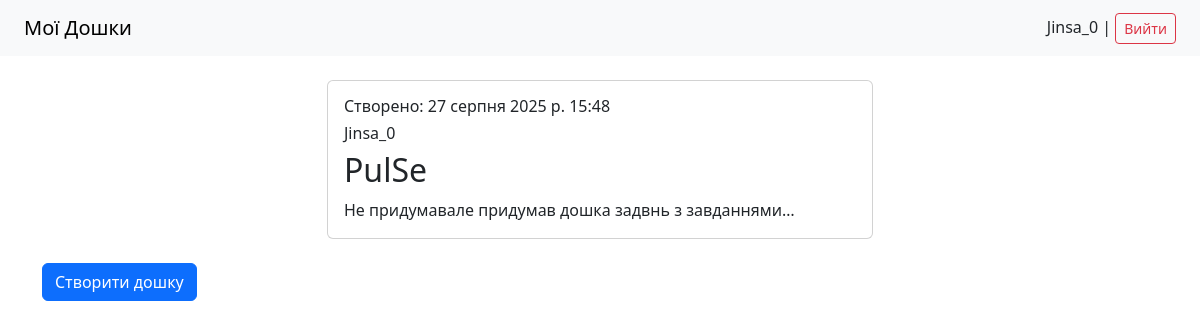
The app's page /dashboards/ (signed in), older data.
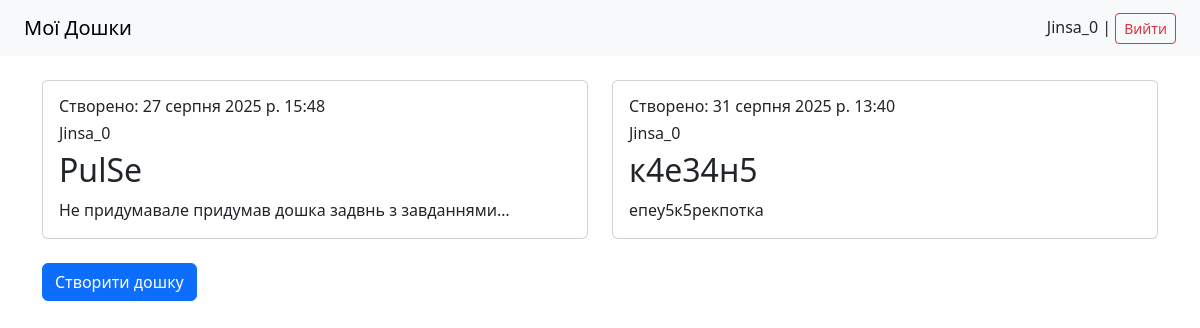
The same page, newer data.
### task_manager/models.py (models this page shows, shortened)
class Dashboard(models.Model):
    title =  models.CharField(max_length = 200, verbose_name = "Назва")
    description =  models.TextField(verbose_name = "Опис", blank = True)
    created_at = models.DateTimeField(auto_now_add = True)
    created_by = models.ForeignKey(User, on_delete = models.CASCADE, related_name='dashboards', verbose_name = "Автор")
    members = models.ManyToManyField(User, related_name="shared_dashboards", blank=True, verbose_name = "Учасники")
    class Meta:
        verbose_name = "Дошка"
        verbose_name_plural = "Дошки"

### task_manager/views.py (the view)
# urls.py: path('dashboards/', DashboardListView.as_view(), name = 'dashboard_list'),
class DashboardListView(LoginRequiredMixin, DashboardAccessMixin, ListView):
    model = Dashboard
    template_name = 'dashboard/dashboard_list.html'
    context_object_name = 'dashboards'

### task_manager/views.py (called while the page is built)
    def get_queryset(self):
        return Dashboard.objects.filter(
            Q(created_by=self.request.user) | Q(members=self.request.user)
        ).distinct()

### task_manager/templates/dashboard/dashboard_list.html (shortened to what this page needs)
{% extends "base.html" %}
{% block content %}
    <div class="row row-cols-2 justify-content-md-center">
        {% for dashboard in dashboards %}
        <div class = "col mb-4">
            <div class = "card h-100">
                <div class="card-body text-left">
                    <h6>Створено: {{ dashboard.created_at }}</h6>
                    <h6>{{ dashboard.created_by }}</h6>
                    <h2><a class="card-title" href="{% url 'dashboard_detail' dashboard_pk=dashboard.pk %}" style="text-decoration: none;">{{ dashboard.title }}</a></h2>
                    <p class="card-text">{{ dashboard.description|truncatechars:50 }}</p>
                </div>
            </div>
        </div>
        {% empty %}
        <p>Наразі немає жодних дошок</p>
        {% endfor %}
    </div>
    <a href="{% url 'dashboard_create' %}" class="btn btn-primary">Створити дошку</a>
{% endblock %}

Row changes from the older to the newer data that the page shows:
added Dashboard: created_at "31 серпня 2025 р. 13:40", created_by "Jinsa_0", title "к4е34н5", description "епеу5к5рекпотка"
